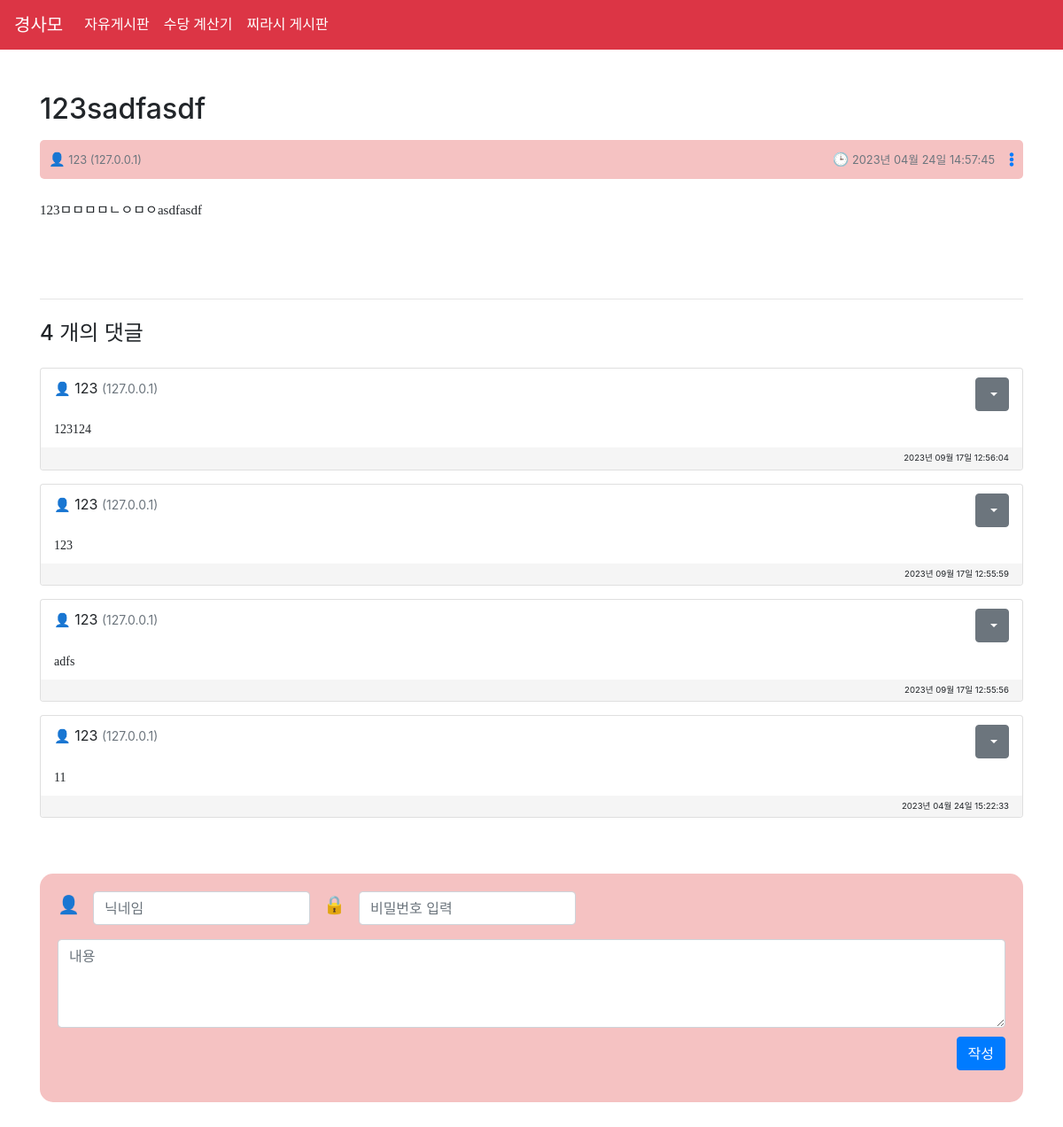
Screenshot of /posts/30/ with the database file from the repository.
### Posts/models.py (models this page shows, shortened)
class Post(models.Model):
    title = models.CharField(max_length=20)
    content = HTMLField()
    image = models.ImageField(upload_to='images/', blank=True, null=True)
    pub_date = models.DateTimeField(auto_now_add=True)
    author = models.CharField(max_length=8)
    author_ip = models.CharField(max_length=15)
    password = models.CharField(max_length=100)
    is_deleted = models.BooleanField(default=False)

class Comment(models.Model):
    post = models.ForeignKey(Post, on_delete=models.CASCADE)
    author = models.CharField(max_length=8)
    author_ip = models.CharField(max_length=15)
    content = models.TextField()
    pub_date = models.DateTimeField(auto_now_add=True)
    password = models.CharField(max_length=100, null=True, blank=True)
    is_deleted = models.BooleanField(default=False)

### Posts/views.py (the view, shortened to what this page needs)
# urls.py: path('<int:pk>/', DetailPostView.as_view(), name='post_detail'),
class DetailPostView(FormMixin, DetailView):
    model = Post
    template_name = 'Posts/detail_post.html'
    context_object_name = 'post'
    form_class = CommentForm
    def get_context_data(self, **kwargs):
        context = super().get_context_data(**kwargs)
        post = self.get_object()
        context['comment_form'] = CommentForm()
        context['time'] = time_elapsed_string(post.pub_date.replace(tzinfo=None))
        comments = Comment.objects.filter(post=post).order_by('-pub_date')
        comment_list = []
        for comment in comments:
            comment_time = comment.pub_date.replace(tzinfo=None)
            comment.time = time_elapsed_string(comment_time)
            comment.id = comment.pk
            comment_list.append(comment)
            print(comment.id)
        context['comment_list'] = comment_list
        context['post_password'] = post.password
        context['comment_count'] = len(Comment.objects.filter(is_deleted =False).filter(post=post))
        return context
    def post(self, request, *args, **kwargs):
        self.object = self.get_object()
        form = self.get_form()
        if form.is_valid():
            return self.form_valid(form)
        else:
            return self.form_invalid(form)

### Posts/forms.py
class CommentForm(forms.ModelForm):
    content = forms.CharField(label='댓글', widget=forms.Textarea(attrs={'rows': 3}))
    class Meta:
        model = Comment
        fields = ['author', 'content', 'password']

### Posts/views.py (called while the page is built)
def time_elapsed_string(dt):
    diff = datetime.datetime.utcnow() - dt
    diff_in_minutes = diff.total_seconds() / 60.0
    if diff_in_minutes < 1:
        return '방금 전'
    elif diff_in_minutes < 60:
        return f'{int(diff_in_minutes)}분 전'
    elif diff_in_minutes < 24 * 60:
        return f'{int(diff_in_minutes // 60)}시간 전'
    else:
        return dt.strftime('%Y년 %m월 %d일 %H:%M:%S')

### Posts/templates/Posts/detail_post.html (shortened to what this page needs)
{% extends 'base.html' %}
{% load crispy_forms_tags %}
{% block style %}
<link rel="stylesheet" href="https://cdnjs.cloudflare.com/ajax/libs/font-awesome/5.15.3/css/all.min.css" />
{% endblock %}
{% block content %}
<div class="container my-5">
  <div class="row">
    <div class="col-md-12">
      <h2 class="mb-3">{{ post.title }}</h2>
      <div class="d-flex justify-content-between align-items-center mb-4" style="border:3px; background-color: #f5c2c2; padding: 10px; border-radius: 5px;">
        <small class="text-muted" style="margin-right: 10px;"><span class="emoji" style="font-size: 15px;">👤</span> {{ post.author }} ({{ post.author_ip }})</small>
        <div class="d-flex flex-wrap align-items-center">
          <small class="text-muted mr-3"><span class="emoji" style="font-size: 15px;">🕒</span> {{ time }}</small>
          <div class="dropdown">
            <a class="" href="#" role="button" id="postMenuButton" data-toggle="dropdown" aria-haspopup="true" aria-expanded="false">
              <i class="fas fa-ellipsis-v"></i>
            </a>
          </div>
        </div>
      </div>
      <p class="lead" style="margin-top: 20px;">{{ post.content|safe }}</p>
    </div>
  </div>
  <div class="row my-5">
    <div class="col-md-12">
      <hr class="my-4">
      <h4 class="mb-4">{{ comment_count }} 개의 댓글</h4>
      {% for comment in comment_list %}
      <div class="card comment-card"id = 'comment-{{comment.id}}'>
        {% if comment.is_deleted %}
        <div class="card-body">
          <p style="color: red;">삭제된 댓글입니다.</p>
        </div>
        {% else %}
        <div class="card-body" >
          <div>
            <span class="emoji" style="font-size: 15px;">👤</span>
            <span class="card-title">{{ comment.author }}
              <small class="text-muted"> ({{ comment.author_ip }})
              </small>
            </span>
            <div class="dropdown float-right">
              <button class="btn btn-secondary dropdown-toggle" type="button" id="dropdownMenuButton" data-toggle="dropdown" aria-haspopup="true" aria-expanded="false">
              </button>
            </div>
          </div>
          <br>
          <p class="card-text">{{ comment.content|safe }}</p>
        </div>
        <div class="card-footer">
          <small>{{ comment.time }}</small>
        </div>
        {% endif %}
      </div>
      {% empty %}
      <p>댓글이 없습니다.</p>
      {% endfor %}
    </div>
  </div>
<div id="comment-form-wrapper" style="background-color: #f5c2c2; padding: 20px; border-radius:15px;">
  <form id="comment-form" method="post">
    <div class="form-group row">
      <label for="{{ form.author.id_for_label }}" class="emoji" style="font-size: 20px; margin-left:15px">👤</label>
      <div class="col-sm-3">
        <input type="text" required=True class="form-control" id="{{ form.author.id_for_label }}" name="{{ form.author.name }}" maxlength="{{ form.author.field.max_length }}" required, placeholder="닉네임">
      </div>
      <label for="{{ form.password.id_for_label }}" class="emoji" style="font-size: 20px;">🔒</label>
      <div class="col-sm-3">
        <input type="password" required=True name="{{ form.password.name }}" id="{{ form.password.id_for_label }}" class="form-control" placeholder="비밀번호 입력">
      </div>
    </div>
    <div class="form-group column">
      <textarea name="content" placeholder="내용" class="form-control" style="height: 100px;", required=True></textarea>
      <div style=" margin-top:10px"><button type="submit" class="btn btn-primary" style="  display: block;
        margin-left: auto;
        margin-right: 0;">작성</button></div>
    </div>
  </form>
</div>
{% endblock %}

### templates/base.html (style rules this page uses)
a { text-decoration: none; color: black; }
p { font-family : "NanumGothic"; font-size:15px; }

### Posts/templates/Posts/detail_post.html (style rules this page uses)
.emoji { font-size: 20px; }
.comment-card { background-color: #f5f5f5; margin-bottom: 15px; }
.comment-card .card-body { padding: 10px 15px; }
.comment-card .card-title { font-size: 16px; margin-bottom: 5px; }
.comment-card .card-title small { font-size: 14px; }
.comment-card .card-text { font-size: 14px; margin-bottom: 0; }
.comment-card .card-footer { background-color: #f5f5f5; border-top: none; font-size: 12px; padding: 5px 15px; }
.comment-card .card-footer small { float: right; text-align: right; }

### rows the page displays
Post: title "123sadfasdf", author "123", author_ip "127.0.0.1", content "123ㅁㅁㅁㅁㄴㅇㅁㅇasdfasdf"
Comment: author "123", author_ip "127.0.0.1", content "123124", time "2023년 09월 17일 12:56:04"
Comment: author "123", author_ip "127.0.0.1", content "123", time "2023년 09월 17일 12:55:59"
Comment: author "123", author_ip "127.0.0.1", content "adfs", time "2023년 09월 17일 12:55:56"
Comment: author "123", author_ip "127.0.0.1", content "11", time "2023년 04월 24일 15:22:33"

### other values shown
{{ time }} "2023년 04월 24일 14:57:45"
{{ comment_count }} "4"
